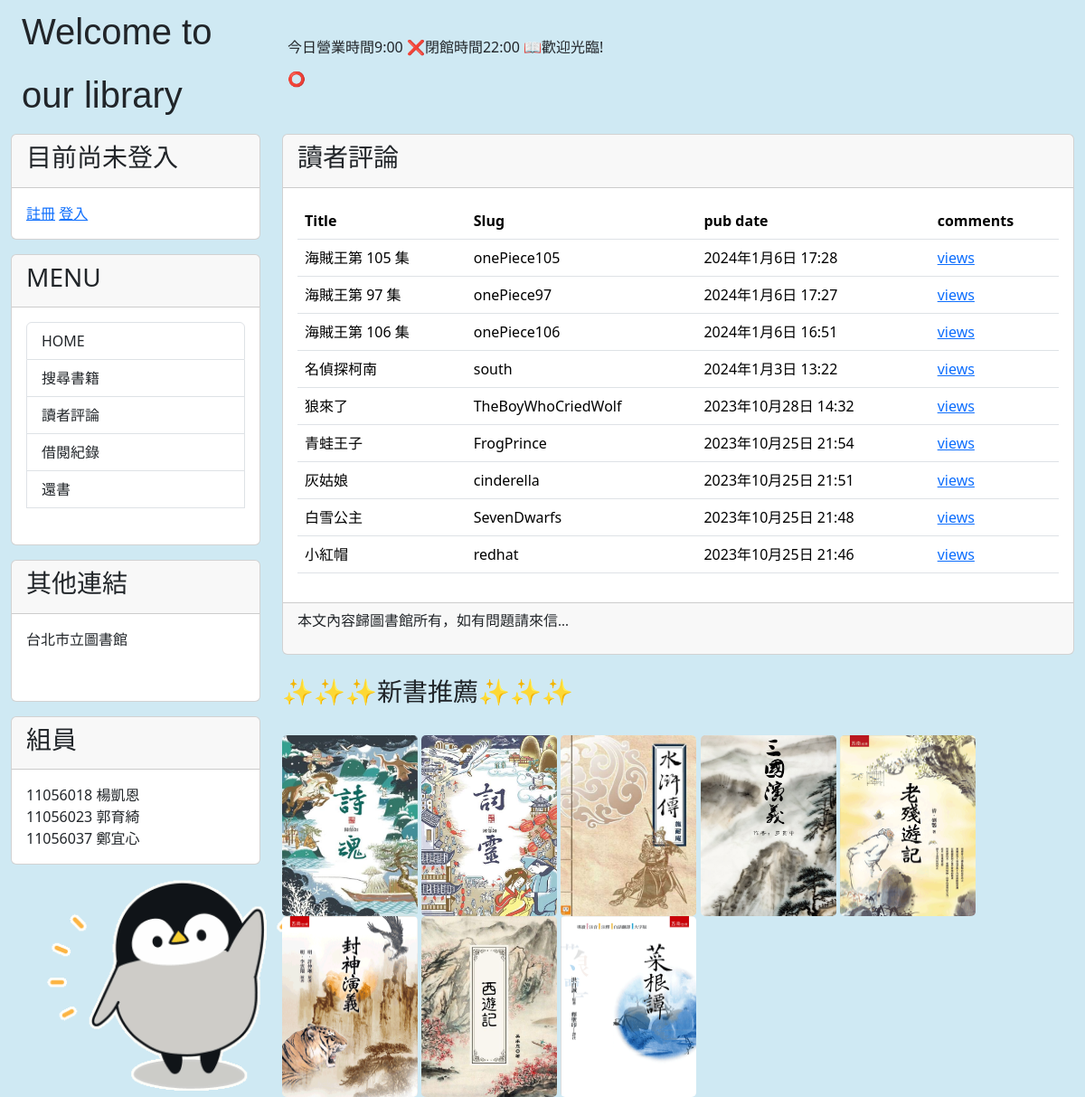
Page /post on the committed database.
### mytext/models.py (models this page shows, shortened)
class Post(models.Model):
    GENRE_CHOICES = (
        ('童話', '童話'),
        ('漫畫', '漫畫'),
    )
    title = models.CharField(max_length=200)
    slug = models.CharField(max_length=200)
    genre = models.CharField(max_length=200, choices=GENRE_CHOICES)
    author = models.CharField(max_length=50)
    condition = models.TextField()
    quantity = models.IntegerField()
    body = models.TextField()
    pub_date = models.DateTimeField(auto_now_add=True)
    class Meta:
        ordering = ('-pub_date',)

### mytext/views.py (the view)
# urls.py: path('post', mv.show_all_post, name="show_all_post"),
def show_all_post(request):
    if request.user.is_authenticated:
        user_name = request.user.username
    else:
        user_name="未登入"
    post = Post.objects.all()
    return render(request, 'article_list.html', locals())

### mytext/templates/article_list.html (shortened to what this page needs)
{% extends "base.html" %}
{% block headmessage %} <h3>讀者評論</h3> {% endblock headmessage %}
{% block content %}
{% for post in post %}
{% if forloop.first %}
<table class="table table-hover">
  <thead>
    <tr background="#ffffff">
      <th scope="col">Title</th>
      <th scope="col">Slug</th>
      <th scope="col">pub date</th>
      <th scope="col">comments</th>
    </tr>
  </thead>
  {% endif %}
  <tbody>
    <tr background="#fffccf">
      <td>{{ post.title }}</td>
      <td>{{ post.slug }}</td>
      <td>{{ post.pub_date }}</td>
      <td><a href="{% url 'show-comments' post.id %}"> views </a></td>
    </tr>
  </tbody>
  {% if forloop.last %}
</table>
{% endif %}
{% endfor %}
{% endblock content %}

### rows in the picture
Post: title "海賊王第 105 集", slug "onePiece105", pub_date "2024年1月6日 17:28"
Post: title "海賊王第 97 集", slug "onePiece97", pub_date "2024年1月6日 17:27"
Post: title "海賊王第 106 集", slug "onePiece106", pub_date "2024年1月6日 16:51"
Post: title "名偵探柯南", slug "south", pub_date "2024年1月3日 13:22"
Post: title "狼來了", slug "TheBoyWhoCriedWolf", pub_date "2023年10月28日 14:32"
Post: title "青蛙王子", slug "FrogPrince", pub_date "2023年10月25日 21:54"
Post: title "灰姑娘", slug "cinderella", pub_date "2023年10月25日 21:51"
Post: title "白雪公主", slug "SevenDwarfs", pub_date "2023年10月25日 21:48"
Post: title "小紅帽", slug "redhat", pub_date "2023年10月25日 21:46"
